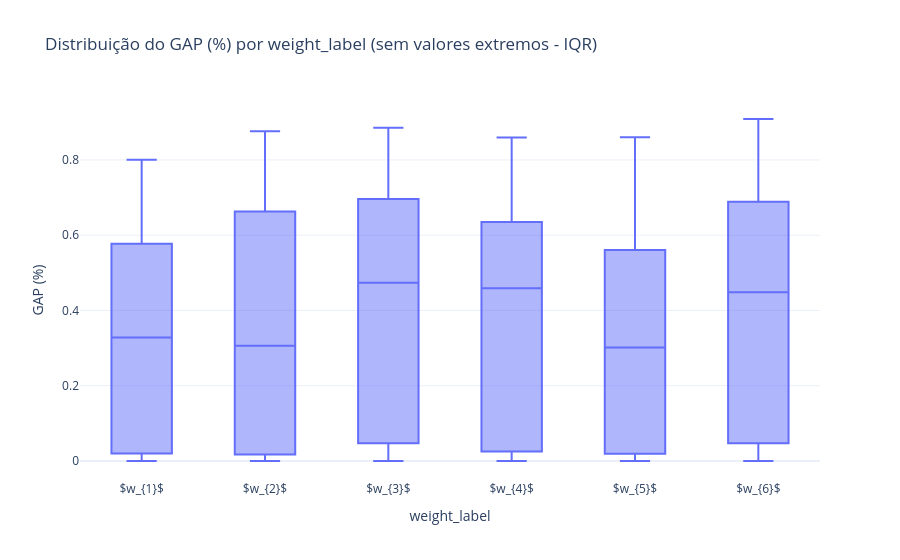

The cell this chart's notebook holds for it:
### Code cell
# Assume que df, pd e px já estão disponíveis no notebook

base = df.copy()

# Usa weight_label; fallback para weigh_label se vier com esse nome
peso_col = "weight_label" if "weight_label" in base.columns else "weigh_label"
if peso_col not in base.columns:
    raise ValueError("Coluna de peso não encontrada: 'weight_label' (ou 'weigh_label').")

dados = base[[peso_col, "gap"]].copy()
dados["gap"] = pd.to_numeric(dados["gap"], errors="coerce")
dados = dados.dropna(subset=[peso_col, "gap"])

# Gap negativo vira zero
dados["gap"] = dados["gap"].clip(lower=0)

# Converte para percentual se necessário
if dados["gap"].abs().max() <= 1.5:
    dados["gap_pct"] = dados["gap"] * 100
else:
    dados["gap_pct"] = dados["gap"]

dados[peso_col] = dados[peso_col].astype(str)

# Remove extremos por grupo (IQR por weight_label)
iqr_stats = (
    dados.groupby(peso_col)["gap_pct"]
    .quantile([0.25, 0.75]).unstack()
    .rename(columns={0.25: "q1", 0.75: "q3"})
)
iqr_stats["iqr"] = iqr_stats["q3"] - iqr_stats["q1"]
iqr_stats["lim_inf"] = iqr_stats["q1"] - 1.5 * iqr_stats["iqr"]
iqr_stats["lim_sup"] = iqr_stats["q3"] + 1.5 * iqr_stats["iqr"]

dados_aux = dados.join(iqr_stats[["lim_inf", "lim_sup"]], on=peso_col)
dados_sem_extremos = dados_aux[
    (dados_aux["gap_pct"] >= dados_aux["lim_inf"]) &
    (dados_aux["gap_pct"] <= dados_aux["lim_sup"])
].drop(columns=["lim_inf", "lim_sup"])

# Resumo
resumo = (
    dados_sem_extremos.groupby(peso_col, as_index=False)
    .agg(
        n_execucoes=("gap_pct", "size"),
        gap_medio_pct=("gap_pct", "mean"),
        gap_mediano_pct=("gap_pct", "median"),
        gap_std_pct=("gap_pct", "std"),
        gap_p90_pct=("gap_pct", lambda s: s.quantile(0.90)),
        gap_min_pct=("gap_pct", "min"),
        gap_max_pct=("gap_pct", "max"),
    )
    .sort_values(peso_col)
)

display(resumo.round(3))

# Boxplot sem extremos
fig_box = px.box(
    dados_sem_extremos,
    x=peso_col,
    y="gap_pct",
    points=False,
    labels={peso_col: "weight_label", "gap_pct": "GAP (%)"},
    title="Distribuição do GAP (%) por weight_label (sem valores extremos - IQR)",
)
fig_box.update_layout(template="plotly_white")
fig_box.show()

### Figure 1 — Plotly figure (JSON) as saved in the notebook; plotly's stock layout.template omitted (floating-point values rounded to 4 significant figures; data arrays with more than 128 entries replaced by an {"elided": "..."} marker saying what was removed)
{"data": [{"alignmentgroup": "True", "boxpoints": false, "hovertemplate": "weight_label=%{x}<br>GAP (%)=%{y}<extra></extra>", "legendgroup": "", "marker": {"color": "#636efa"}, "name": "", "notched": false, "offsetgroup": "", "orientation": "v", "showlegend": false, "type": "box", "x": {"elided": "13710 str values"}, "x0": " ", "xaxis": "x", "y": {"elided": "13710 float values"}, "y0": " ", "yaxis": "y"}], "layout": {"boxmode": "group", "legend": {"tracegroupgap": 0}, "title": {"text": "Distribuição do GAP (%) por weight_label (sem valores extremos - IQR)"}, "xaxis": {"anchor": "y", "domain": [0, 1], "title": {"text": "weight_label"}}, "yaxis": {"anchor": "x", "domain": [0, 1], "title": {"text": "GAP (%)"}}}}
